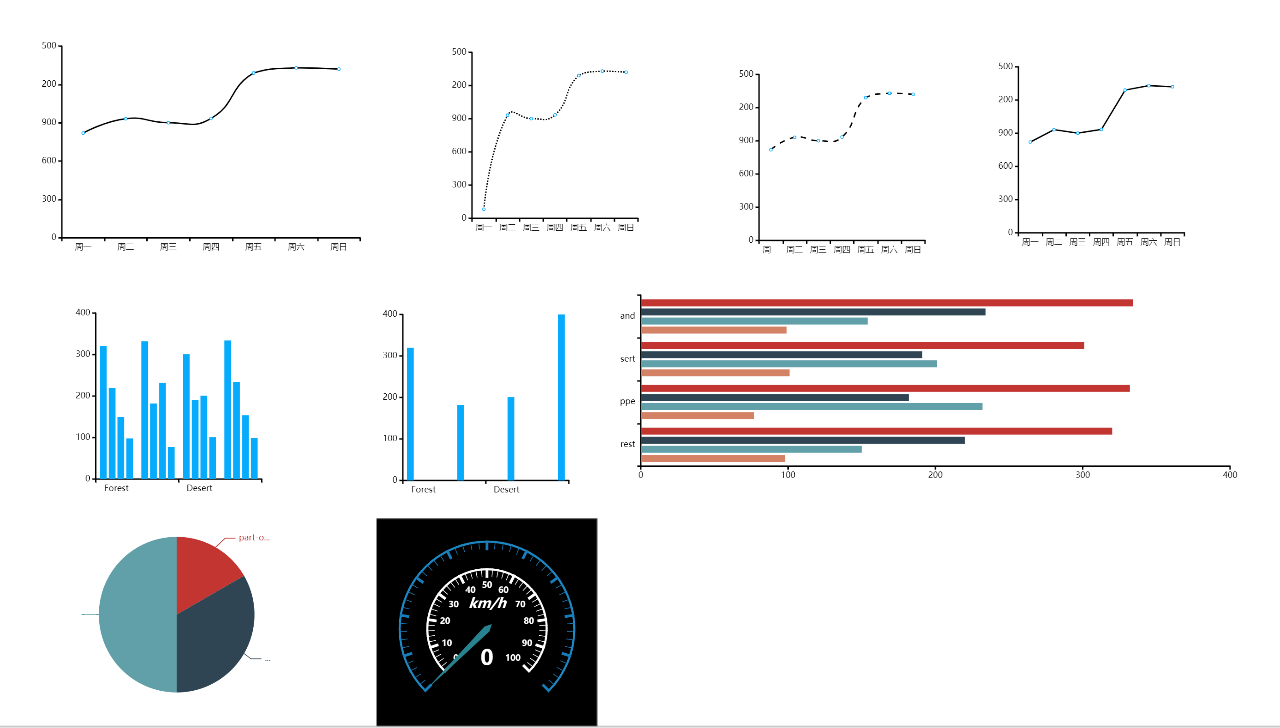
#> input picture img/zong4.png, 1280 x 728 px, found by its file name
$ python template_match3.py
#> lines starting #> are read from the running program, lines starting #| are printed output that depends on the picture; after the words box and inside, x2 and y2 are one past the last pixel; in counts of white or black regions, pixels touching at a corner belong together
import cv2
import numpy as np
from matplotlib import pyplot as plt


def mathc_img(image, Target, value):
#> called with image = 'D:/1/zong4.png', Target = 'D:/1/qu1.png', value = 0.6
    import cv2
    import numpy as np
    img_rgb = cv2.imread(image)
#> img_rgb is the input picture: shape (728, 1280, 3); mean B, G, R 232.5, 231.1, 230.1
    img_gray = cv2.cvtColor(img_rgb, cv2.COLOR_BGR2GRAY)
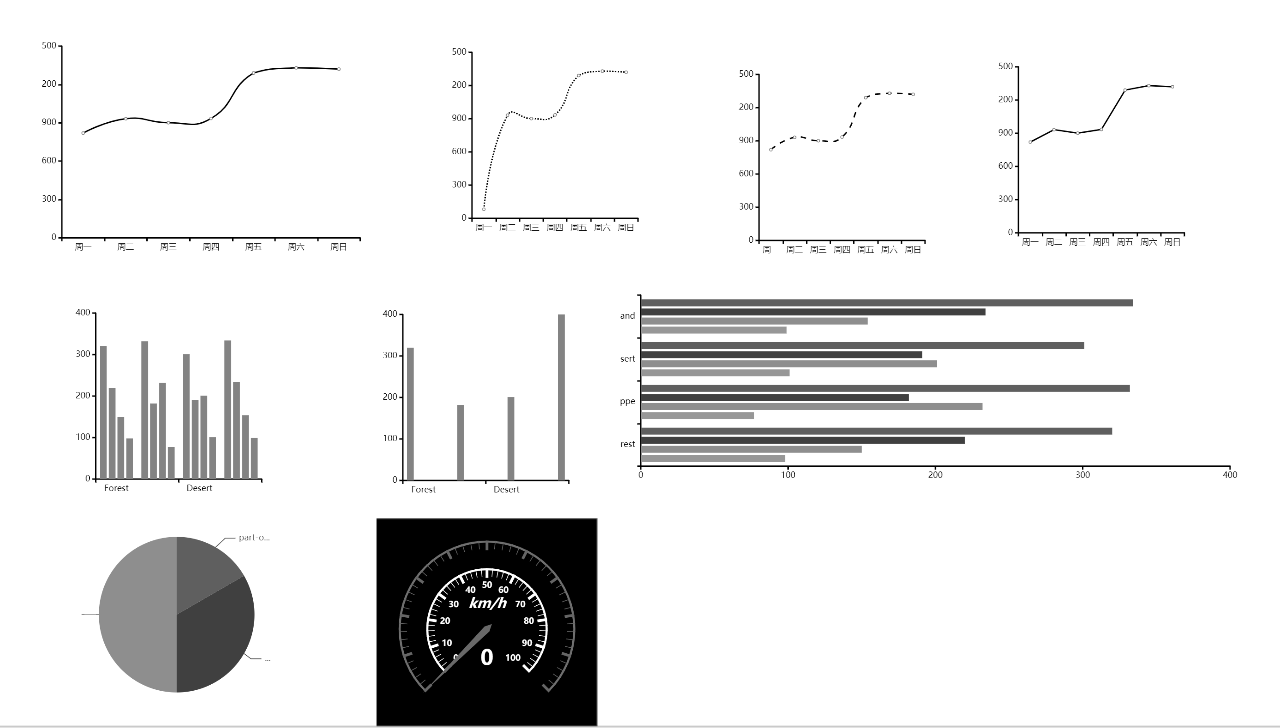
#> img_gray: shape (728, 1280); min 0, max 255, mean 231
    template = cv2.imread(Target, 0)
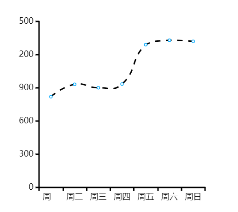
#> input picture img/qu1.png, 238 x 212 px, found by its file name
#> template: shape (212, 238); min 0, max 255, mean 250.1
    w, h = template.shape[::-1]
#> w = 238; h = 212
    res = cv2.matchTemplate(img_gray, template, cv2.TM_CCOEFF_NORMED)
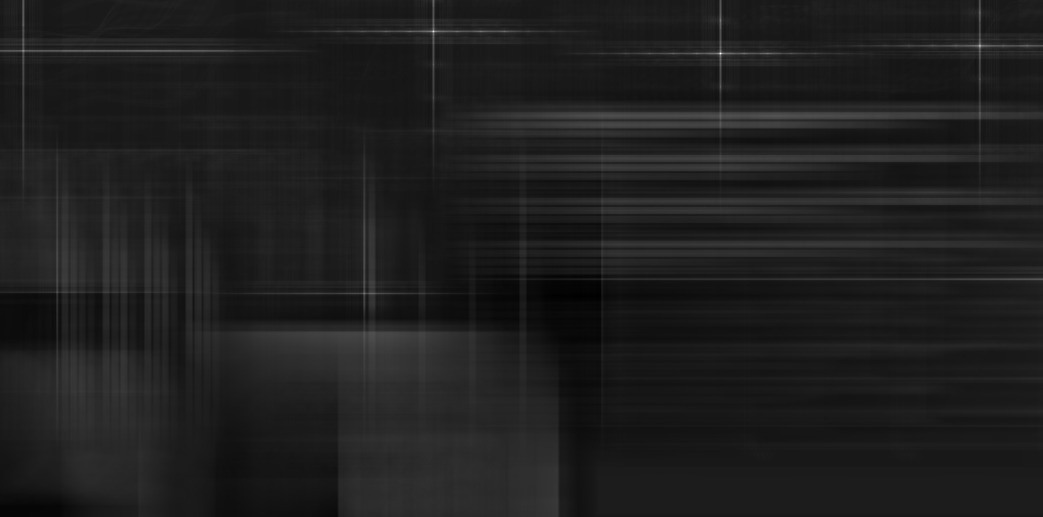
#> res: shape (517, 1043) float32; min -0.127, max 1, mean 0.0102; drawn with min black and max white
    threshold = value
    loc = np.where(res >= threshold)
#> loc = ([31, 31, 45, 45, 46, 53, 53, 53], [432, 433, 979, 980, 979, 719, 720, 721])
    for pt in zip(*loc[::-1]):
        cv2.rectangle(img_rgb, pt, (pt[0] + w, pt[1] + h), (7, 249, 151), 2)
#> this loop made 8 passes
#> pt on passes 1 to 8: (432, 31), (433, 31), (979, 45), (980, 45), (979, 46), (719, 53), (720, 53), (721, 53)
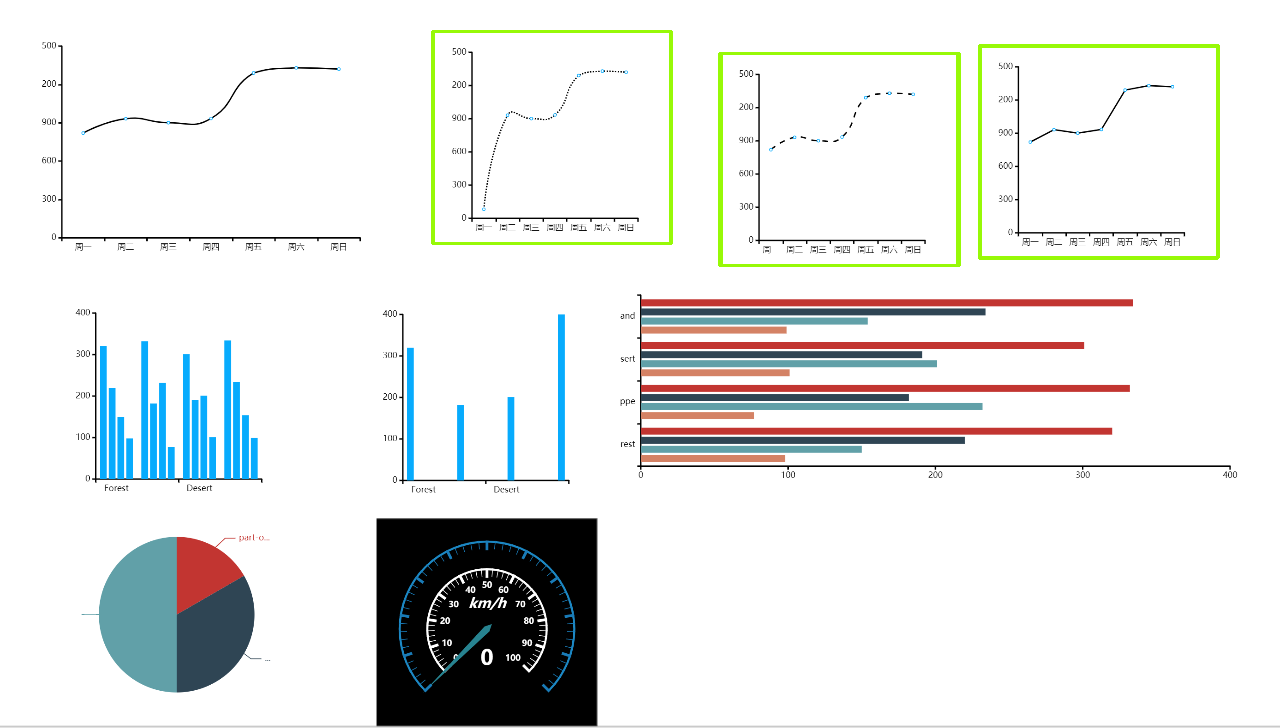
#> img_rgb: shape (728, 1280, 3); 1.1% of pixels changed, all inside (x1, y1, x2, y2) = (431, 30, 1220, 267)
    cv2.imshow('Detected', img_rgb)
    cv2.waitKey(0)
    cv2.destroyAllWindows()


image = (r'D:/1/zong4.png')
Target = (r'D:/1/qu1.png')
value = 0.6
mathc_img(image, Target, value)
